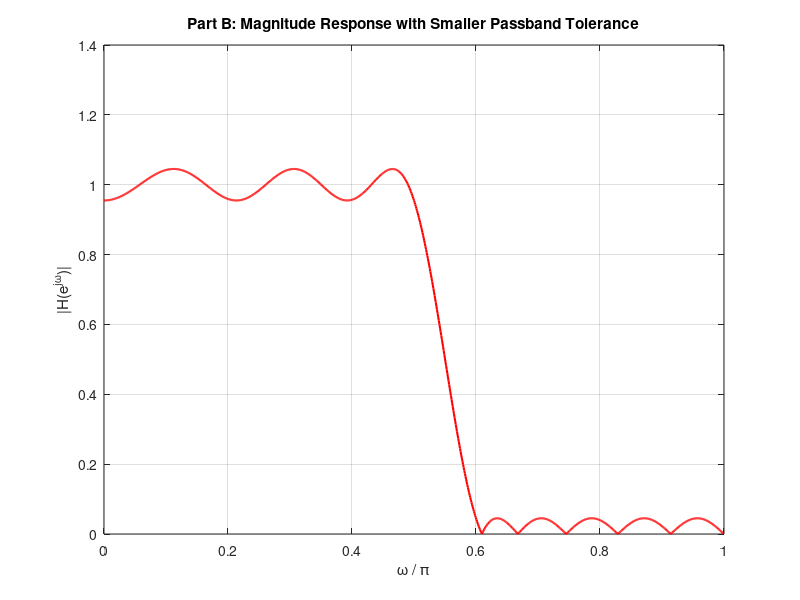

MATLAB code to generate this figure:
%% Part B: Reduced Passband Tolerance
% Only change dev_p, others stay the same
fp = 0.5;
fs = 0.6;
dev_p = 0.05; % smaller passband tolerance
dev_s = 0.05;

% 1. Define new specs
f_edges = [fp, fs];
mags = [1, 0];
devs = [dev_p, dev_s];

% 2. Estimate the new order
[n, fo, ao, w] = firpmord(f_edges, mags, devs);

% 3. Design new filter
b = firpm(n, fo, ao, w);

% 4. Display the length
fprintf('Part B: The length of the impulse response is: %d\n', length(b));

% 5. Plot new frequency response
[h, w_rad] = freqz(b, 1, 1024);
magnitude_response = abs(h);

figure;
plot(w_rad/pi, magnitude_response, 'r', 'LineWidth', 1.5);
title('Part B: Magnitude Response with Smaller Passband Tolerance');
xlabel('\omega / \pi');
ylabel('|H(e^{j\omega})|');
grid on;
